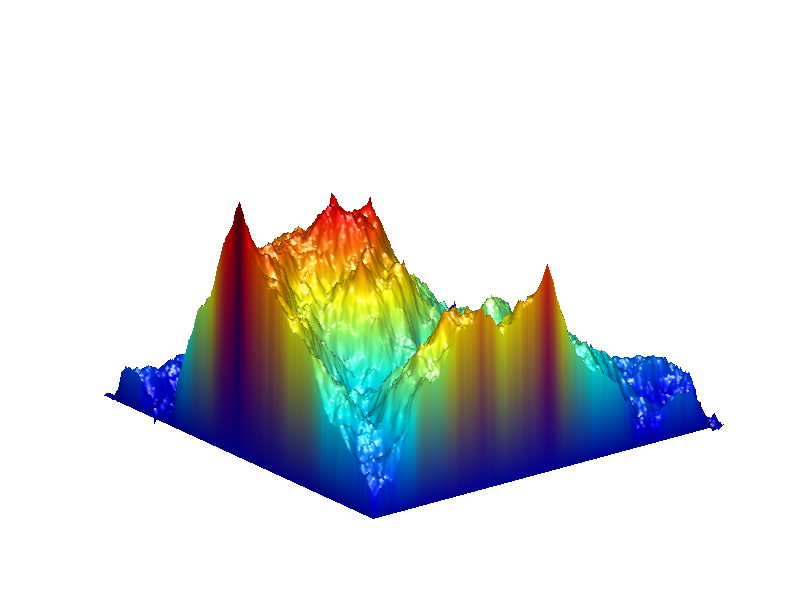

Source code (MATLAB):
function [] = fractal_landscape_generator()
% Fractal landscape program generator
%
% Support : nicolas.douillet (at) free.fr, 2019.


n = 8;
roughness = 3;
basis_lvl = 0;
water_lvl = -0.1;

aff_Etape = false;
random_edge = false;
smooth_edge = true;
affine_altitude = false;

z = -ones(2^n+1,2^n+1);
r = roughness;

if random_edge == false 
    
    z(1,1) = basis_lvl;
    z(1,2^n+1) = basis_lvl;
    z(2^n+1,1) = basis_lvl;
    z(2^n+1,2^n+1) = basis_lvl; 
    
else    
    
    z(1,1) = (rand-0.5)*r + basis_lvl;
    z(1,2^n+1) = (rand-0.5)*r + basis_lvl;
    z(2^n+1,1) = (rand-0.5)*r + basis_lvl;
    z(2^n+1,2^n+1) = (rand-0.5)*r + basis_lvl; 
    
end

if (aff_Etape == false && n == 0) | aff_Etape == true
    
    [X Y] = meshgrid(1:2,1:2);
    surf(X,Y,[ z(1,1), z(1,2^n+1); z(2^n+1,1), z(2^n+1,2^n+1)],'FaceColor','interp','FaceLighting','phong');    
    axis tight, axis off;
    shading interp;
    colormap('jet');
    camlight('headlight');
    set(gcf,'Color',[0 0 0]), set(gca,'Color',[0 0 0]);
    pause(1);
    
end

if n > 0
    
    for nc = 1:n
        
        nb_pt = 2^nc;
        step = 2^n/nb_pt;
        nb_new_pt = nb_pt/2;
        Ml = ones(nb_new_pt,nb_new_pt);
        Mc = ones(nb_new_pt,nb_new_pt);

        for j = 1:nb_new_pt
            
            for i = 1:nb_new_pt
                
                if i ~= 1 | j ~= 1
                    
                    l = (2*step)*(j-1) + step + 1;
                    c = (2*step)*(i-1) + step + 1;
                    
                elseif i == 1 & j == 1
                    
                    l = step + 1;
                    c = l;
                    
                end

                pt_ne = [l+1,c-1];
                pt_no = [l-1,c-1];
                pt_se = [l+1,c+1];
                pt_so = [l-1,c+1];

                while (pt_ne(1,1)+1) <= 2^n+1 & (pt_ne(1,2)-1) >= 1 & z(pt_ne(1,1),pt_ne(1,2)) == -1
                    
                    pt_ne(1,1) = pt_ne(1,1)+1;
                    pt_ne(1,2) = pt_ne(1,2)-1;
                    
                end

                while (pt_no(1,1)-1) >= 1 & (pt_no(1,2)-1) >= 1 & z(pt_no(1,1),pt_no(1,2)) == -1
                    
                    pt_no(1,1) = pt_no(1,1)-1;
                    pt_no(1,2) = pt_no(1,2)-1;
                    
                end

                while((pt_se(1,1)+1) <= 2^n+1 & (pt_se(1,2)+1) <= 2^n+1 & z(pt_se(1,1),pt_se(1,2)) == -1)
                    
                    pt_se(1,1) = pt_se(1,1)+1;
                    pt_se(1,2) = pt_se(1,2)+1;
                    
                end

                while((pt_so(1,1)-1) >= 1 & (pt_so(1,2)+1) <= 2^n+1 & z(pt_so(1,1),pt_so(1,2)) == -1)
                    
                    pt_so(1,1) = pt_so(1,1) - 1;
                    pt_so(1,2) = pt_so(1,2) + 1;
                    
                end

                avg = (z(pt_ne(1,1),pt_ne(1,2)) + z(pt_no(1,1),pt_no(1,2)) + z(pt_se(1,1),pt_se(1,2)) + z(pt_so(1,1),pt_so(1,2)))/4;

                z(l,c) =  avg + (rand-0.5)*r;
                Ml(i,j) = l;
                Mc(i,j) = c;

            end
        end

        for i = 1:nb_new_pt
            
            for j = 1:nb_new_pt

                l = Ml(i,j);
                c = Mc(i,j);

                if z(l-step,c) == -1
                    
                    if (l-step) == 1
                        
                        avg = (z(l,c)+z(l-step,c+step)+z(l-step,c-step))/3;
                        
                    else
                        
                        avg = (z(l,c)+z(l-2*step,c)+z(l-step,c+step)+z(l-step,c-step))/4;
                        
                    end
                    
                    z(l-step,c) = avg + (rand-0.5)*r;
                    
                end

                if z(l,c+step) == -1
                    
                    if (c+step) == 2^n+1
                        
                        avg = (z(l,c)+z(l-step,c+step)+z(l+step,c+step))/3;
                        
                    else
                        
                        avg = (z(l,c)+z(l-step,c+step)+z(l+step,c+step)+z(l,c+2*step))/4;
                        
                    end
                    
                    z(l,c+step) = avg + (rand-0.5)*r;
                    
                end

                if z(l+step,c) == -1
                    
                    if (l+step) == 2^n+1
                        
                        avg = (z(l,c)+z(l+step,c-step)+z(l+step,c+step))/3;
                        
                    else
                        
                        avg = (z(l,c)+z(l+step,c-step)+z(l+step,c+step)+z(l+2*step,c))/4;
                        
                    end
                    
                    z(l+step,c) = avg + (rand-0.5)*r;
                    
                end

                if z(l,c-step) == -1
                    
                    if (c-step) == 1
                        
                        avg = (z(l,c)+z(l-step,c-step)+z(l+step,c-step))/3;
                        
                    else
                        
                        avg = (z(l,c)+z(l-step,c-step)+z(l+step,c-step)+z(l,c-2*step))/4;
                        
                    end
                    
                    z(l,c-step) = avg  + (rand-0.5)*r;
                    
                end
            end
            
        end
        
        x = ones(1,nb_pt+1);
        y = ones(1,nb_pt+1);

        for k = 0:nb_pt
            
            x(1,k+1) = k*(1/nb_pt)+1;
            
        end

        for k = 0:nb_pt
            
            y(1,k+1) = k*(1/nb_pt)+1;
            
        end

        [X,Y] = meshgrid(x,y);
        Z = ones(nb_pt+1,nb_pt+1);
        m = [0,1];

        for j = 1:2^n+1
            
            for i = 1:2^n+1
                
                if z(j,i) ~= 1
                    m(1,1) = m(1,1)+1;
                    Z(m(1,2),m(1,1)) = z(j,i);
                    
                end
                
            end
            
            if m(1,1) == nb_pt+1
                
                m(1,2) = m(1,2)+1;
                
            end
            
            m(1,1) = 0;
            
        end

        if smooth_edge == true & random_edge == false
            
            for i = 1:nb_pt+1
                
                if Z(i,1) > basis_lvl
                    
                    Z(i,1) = basis_lvl;
                    
                end
                
                if Z(1,i) > basis_lvl
                    
                    Z(1,i) = basis_lvl;
                    
                end
                
                if Z(nb_pt+1,i) > basis_lvl
                    
                    Z(nb_pt+1,i) = basis_lvl;
                    
                end
                
                if Z(i,nb_pt+1) > basis_lvl
                    
                    Z(i,nb_pt+1) = basis_lvl;
                    
                end
                
            end
            
        end

        if water_lvl ~= false
            
            for i = 1:nb_pt+1
                
                for j = 1:nb_pt+1
                    
                    if Z(j,i) < water_lvl
                        
                        Z(j,i) = water_lvl;
                        
                    end

                end
                
            end
            
        end

        if (aff_Etape == false && n == nc) | (aff_Etape == true)

            surf(X,Y,Z,'FaceColor','interp','FaceLighting','phong');            
            axis tight, axis off;
            shading interp;
            colormap('jet');
            camlight('headlight');
            set(gcf,'Color',[0 0 0]), set(gca,'Color',[0 0 0]);

            if affine_altitude == true
                colorbar
            end

            pause(1);
        end

        r = r/2;

    end
    
end